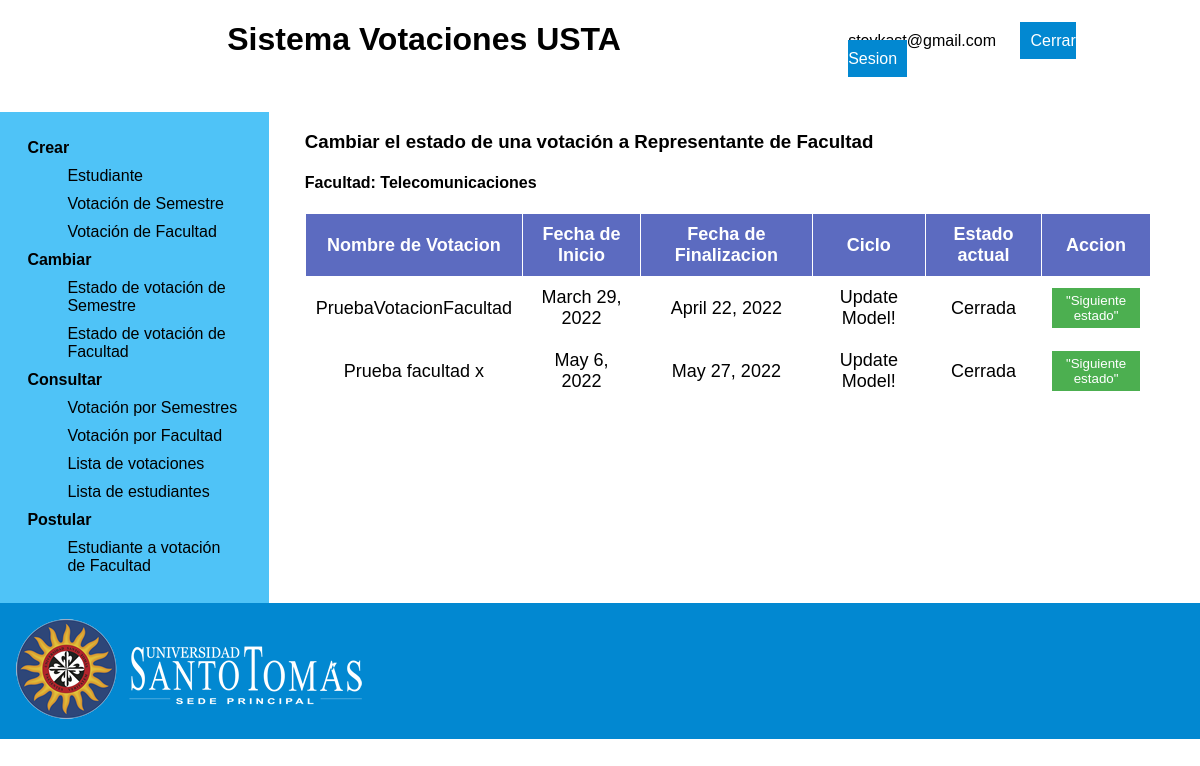
Screenshot of /changeFacultyVotingStatus/ (signed in) with the database file from the repository.
### app_votaciones/models.py (models this page shows, shortened)
class Facultad(models.Model):
    nombre = models.CharField(max_length=45,null=False)
    class Meta:
        app_label = 'app_votaciones'

class Votacion(models.Model):
    nombre = models.CharField(max_length=45)
    start_date = models.DateField(
                                auto_now=False,
	                            auto_now_add=False,
    )
    end_date = models.DateField(auto_now=False,
	                            auto_now_add=False,
                                )
    idTipo = models.ForeignKey(TipoVotacion,
                  related_name='votaciones',
                  null=False,
                  on_delete=models.PROTECT)
    idEstado = models.ForeignKey(EstadoVotacion,
                  related_name='votaciones',
                  null=False,
                  on_delete=models.PROTECT)
    idFacultad = models.ForeignKey(Facultad,
                  related_name='votaciones',
                  null=False,
                  on_delete=models.PROTECT)
    class Meta:
        app_label = 'app_votaciones'

### app_votaciones/views.py (the view)
# urls.py: path('changeFacultyVotingStatus/', views.changeFacultyVotingStatus, name='changeFacultyVotingStatus'),
@login_required
def changeFacultyVotingStatus(request):
    query = Votacion.objects.all()
    lista = list(query.values())
    fac = Facultad.objects.get(id=Decano.objects.get(id=request.user.id).idFacultad_id)
    contexto = {"votaciones":lista, "facultad":fac, "facultad_id":fac.id }
    return render(request, 'changeFacultyVotingStatus.html',contexto)

### app_votaciones/templates/changeFacultyVotingStatus.html (shortened to what this page needs)
{% extends "dean.html" %}
{% load static %}
{% block main %}
<h3>Cambiar el estado de una votación a Representante de Facultad</h3>
{% if facultad %}
  <h4> Facultad: {{ facultad.nombre }} </h4>
{% endif %}
<table>
  <thead>
    <tr>
      <th>Nombre de Votacion</th>
      <th>Fecha de Inicio</th>
      <th>Fecha de Finalizacion</th>
      <th>Ciclo</th>
      <th>Estado actual</th>
      <th>Accion</th>
    </tr>
  </thead>
  <tbody>
    {% if votaciones %}
    {% for votacion in votaciones %}
    {% if votacion.idTipo_id == 2 and facultad_id == votacion.idFacultad_id %}
    <tr>
      <td>{{votacion.nombre}}</td>
      <td>{{votacion.start_date}}</td>
      <td>{{votacion.end_date}}</td>
      <td>Update Model!</td>
      {% if votacion.idEstado_id == 1 %}
      <td> Postulación </td>
      {% elif votacion.idEstado_id == 2 %}
      <td> Votacion </td>
      {% else %}
      <td> Cerrada </td>
      {% endif %}
      <form action="{% url 'app:nextStatus' %}" method="post">
        <td><button type="submit" name='id' value={{votacion.id}}>"Siguiente estado"</button></td>
      </form>
    </tr>
    {% endif %}
    {% endfor %}
    {% endif %}
  </tbody>
</table>
{% endblock %}

### app_votaciones/templates/dean.html (shortened to what this page needs)
{% load static %}
<!DOCTYPE html>
<html lang="en">
<head>
  <link rel="stylesheet" href="{% static '/css/pages.css' %}" />
</head>
<body>
  <div class="grid-container">
    <div class="header">
      <h1>Sistema Votaciones USTA</h1>
    </div>
    <div class="logOut">
      <span>{{ request.user.email }}</span>
      <a href="{% url 'app:view_logout' %}">Cerrar Sesion</a>
    </div>
    <div class="menu">
      <dl>
        <dt>Crear</dt>
        <dd><a href="/createStudent">Estudiante</a></dd>
        <dd>
          <a href="/createCycleVoting"> Votación de Semestre </a>
        </dd>
        <dd>
          <a href="/createFacultyVoting"> Votación de Facultad </a>
        </dd>
        <dt>Cambiar</dt>
        <dd>
          <a href="/changeCycleVotingStatus">
            Estado de votación de Semestre
          </a>
        </dd>
        <dd>
          <a href="/changeFacultyVotingStatus">
            Estado de votación de Facultad
          </a>
        </dd>
        <dt>Consultar</dt>
        <dd>
          <a href="/consultCycleVoting"> Votación por Semestres </a>
        </dd>
        <dd>
          <a href="/consultFacultyVoting"> Votación por Facultad </a>
        </dd>
        <dd>
          <a href="/consultVotingListDean"> Lista de votaciones</a>
        </dd>
        <dd>
          <a href="/consultFacultyStudentList"> Lista de estudiantes </a>
        </dd>
        <dt>Postular</dt>
        <dd>
          <a href="/placeFacultyStudent">
            Estudiante a votación de Facultad
          </a>
        </dd>
      </dl>
    </div>
    <div class="main">{% block main%}{% endblock %}</div>
    <div class="footer">
      <img id="logoImg" src="{% static '/img/logo_usta_white.webp' %}" alt="logo USTA" />
    </div>
  </div>
</body>
</html>

### app_votaciones/static/css/pages.css (style rules this page uses)
* { font-family: Arial, Helvetica, sans-serif; }
body { padding: 0; margin: 0; width: 100%; }
.header { background: white; margin-bottom: 2em; text-align: center; grid-area: header; }
.logOut { top: 2em; right: 1em; margin: 2em 3em 0 0; background: white; grid-area: logOut; }
.menu { background: #4fc3f7; padding: 10%; text-align: center; grid-area: menu; width: 14em; }
.main { padding-left: 2em; margin: 5%; margin-top: 0; grid-area: main; }
.footer { background: #0288d1; grid-area: footer; }
.grid-container { display: grid; grid-template-areas: "header header header header header logOut" "menu main main main main main" "footer footer footer footer footer footer"; }
dl { text-align: left; margin: 0; padding: 0; }
dt { font-weight: bold; }
dt, dd { padding: 5px; }
a { text-decoration: none; color: #000; }
.logOut a { text-decoration: none; width: 100%; margin: 20px; padding: 10px; border: none; background: #0288d1; color: white; }
#logoImg { margin: 1em; }
table { border-collapse: collapse; border: 3px; }
th { background: #5c6bc0; color: white; font-weight: bold; }
td, th { padding: 10px; border: 1px solid white; text-align: center; font-size: 18px; }
button { width: 100%; margin: 20px 0px 0px 0px; padding: 10px 0px 10px 0px; border: none; background: #0288d1; color: white; }
td > button { background: #4caf50; margin: 0; padding: 5px 0px 5px 0px; }

### rows the page displays
Facultad: nombre "Telecomunicaciones"
Votacion: nombre "PruebaVotacionFacultad", start_date "March 29, 2022", end_date "April 22, 2022", shows "Cerrada", {{ votacion.id }} 2 (drawn)
Votacion: nombre "Prueba facultad x", start_date "May 6, 2022", end_date "May 27, 2022", shows "Cerrada", {{ votacion.id }} 4 (drawn)

### other values shown
{{ request.user.email }} "stevkast@gmail.com"
